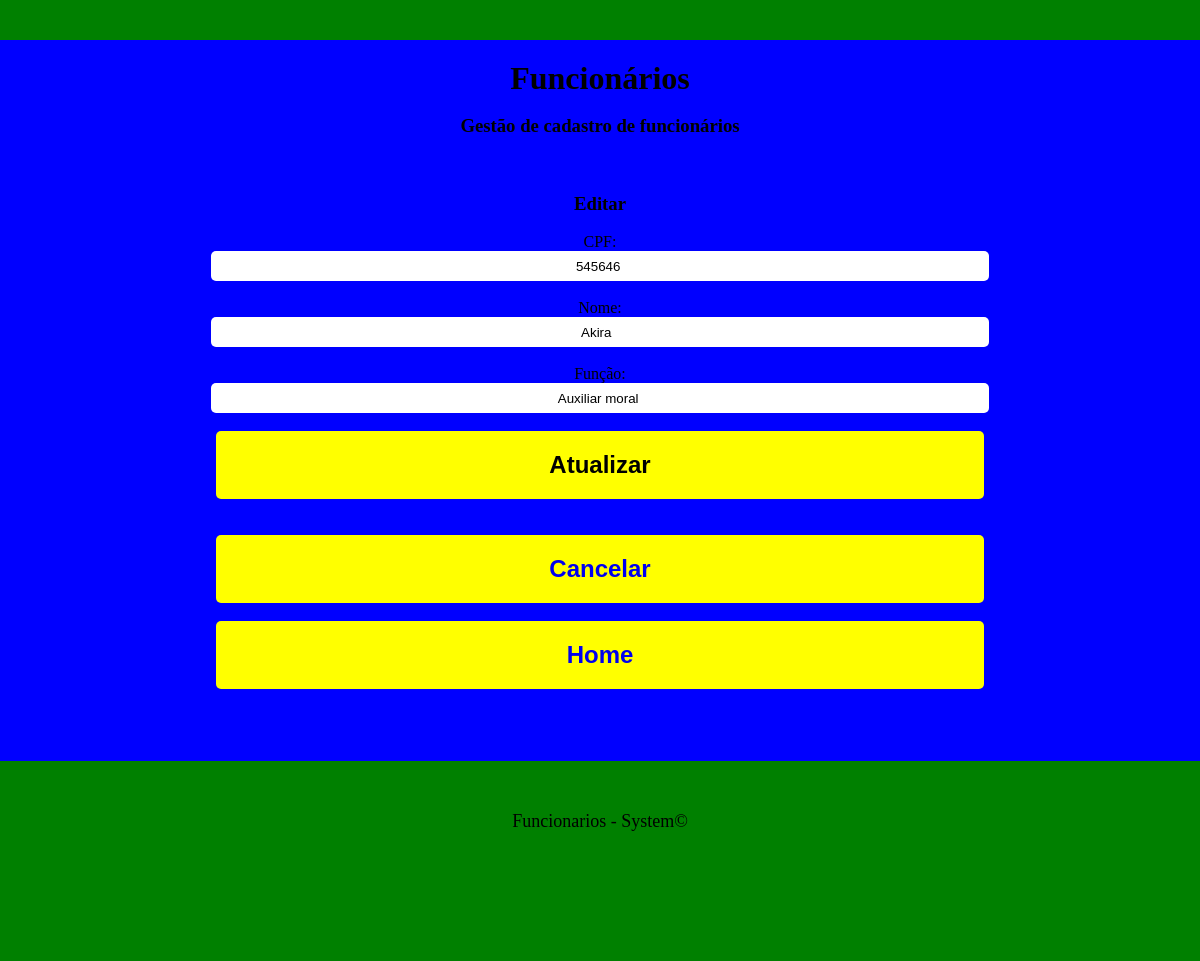
/desafioVik/view/editar.php?id=18, run on the app's committed database.
### tables this page shows
CREATE TABLE IF NOT EXISTS `tb_funcionario` (
  `id` int(20) UNSIGNED NOT NULL AUTO_INCREMENT,
  `cpf` int(11) UNSIGNED NOT NULL,
  `nome` varchar(200) NOT NULL,
  `funcao` varchar(50) NOT NULL,
  `foto` blob NOT NULL,
  PRIMARY KEY (`id`) USING BTREE
);

### desafioVik/view/editar.php (the view, shortened to what this page needs)
<!DOCTYPE HTML>
 <html lang="pt-br">
<head>
    <link href="./arquivosCSS/geral.css" rel="stylesheet"/>
</head>
<body>
    <div class="faixa-cabecalho">
    </div>
    <div class="painel-principal">
        <header>
            <div class="cabecalho-titulo">
                <h1> Funcionários </h1>
                <br>
                <h3> Gestão de cadastro de funcionários </h3>
                <br><br>
            </div>
        </header>
        <section class="sec">
            <h3> Editar </h3>
            <br>
            <form action="../controller/editDTO.php" method="POST">
                <?php
                    $abc= filter_input(INPUT_GET, 'id', FILTER_SANITIZE_NUMBER_INT);
                    $conexao= ConexaoBanco::getConexao();
                    $sqlFunc= $conexao->prepare("SELECT cpf, nome, funcao, foto FROM tb_funcionario WHERE id= :i");
                    $sqlFunc-> bindValue(':i', $abc, PDO::PARAM_INT);
                    $sqlFunc-> execute();
                    $re= $sqlFunc->fetch(PDO::FETCH_ASSOC);
                ?>
                <label> CPF: </label><br>
                <input name="cpf" value="<?php echo $re['cpf'] ?> "><br><br>
                <label> Nome: </label><br>
                <input  name="nome" value="<?php echo $re['nome'] ?> "><br><br>
                <label> Função: </label><br>
                <input name="funcao" value="<?php echo $re['funcao'] ?> "><br><br>
                <button type="submit"> <b> Atualizar </b> </button>
            </form>
            <br><br>
            <button type="button"> <a href="./cadastrados.php"> <b> Cancelar </b> </a> </button><br><br>
            <button type="button"> <a href="./index.php"> <b> Home </b> </a> </button>
        </section>
        <br><br><br><br>
    </div>
	<footer>
	    <p>Funcionarios - System©</p>
	</footer>
</body>
</html>

### desafioVik/view/arquivosCSS/geral.css (style rules this page uses)
* { padding: 0px; margin: 0px; border: 0px; }
body { background: blue; }
.faixa-cabecalho { width: 100%; min-height: 40px; background: green; }
.painel-principal { width: 80%; margin-left: 10%; text-align: center; }
.cabecalho-titulo { padding: 20px; text-align: center; }
section { text-align: center; }
button { width: 80%; padding: 20px; text-align: center; background: yellow; border-radius: 5px; font-size: x-large; }
a { text-decoration: none; }
input { border-radius: 5px; width: 80%; height: 30px; padding: 0px 5px 0px 5px; text-align: center; }
footer { text-align: center; background: green; min-height: 100px; padding: 50px; font-size: large; }

### data on the page
tb_funcionario: cpf "545646", nome "Akira", funcao "Auxiliar moral"
